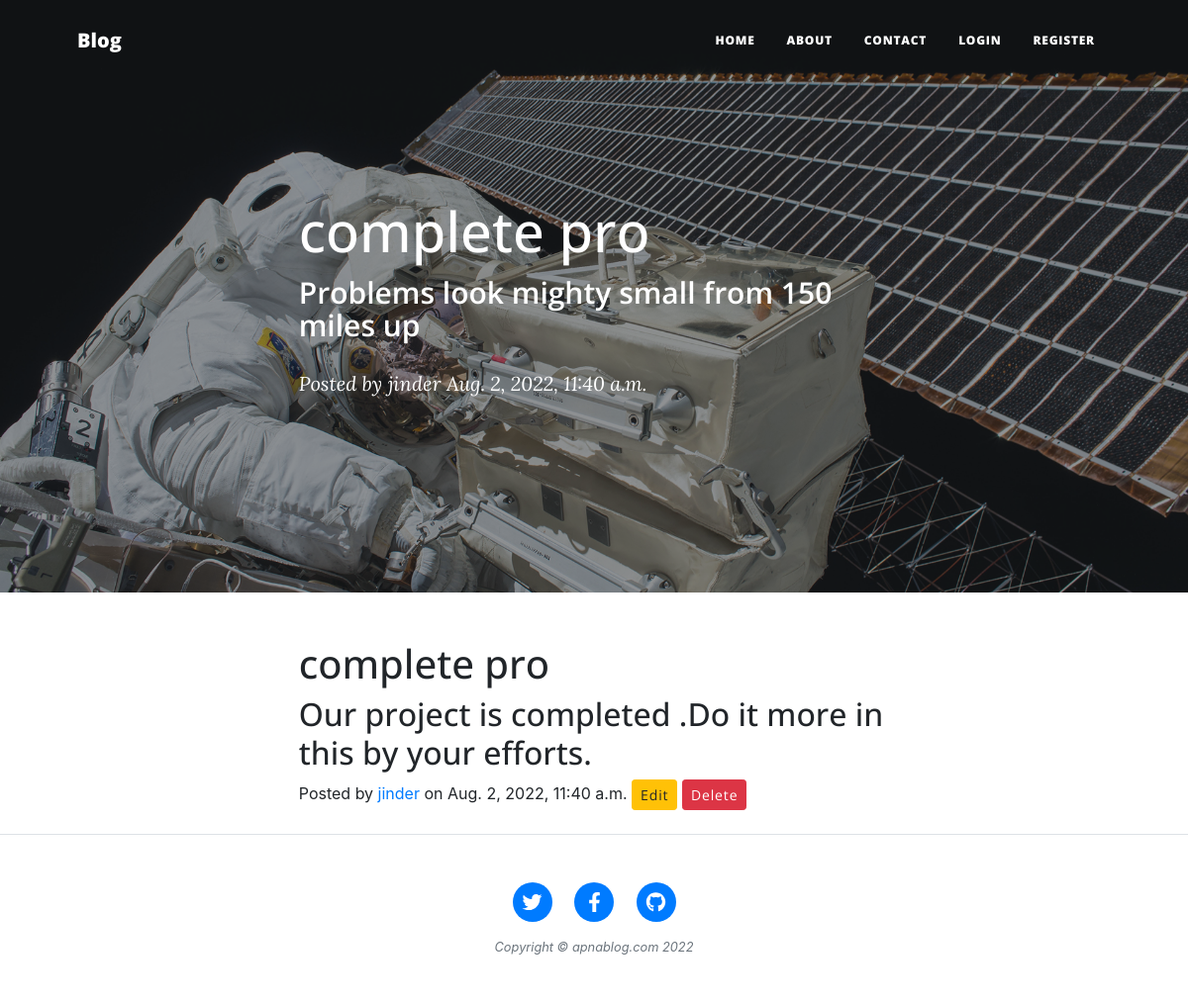
Page /post/7 on the committed database.
### myapp/models.py (models this page shows, shortened)
class Post(models.Model):
	author = models.ForeignKey(settings.AUTH_USER_MODEL, on_delete = models.CASCADE)
	title = models.CharField(max_length = 200)
	text = models.TextField()
	created_date = models.DateTimeField(auto_now_add = True)
	published_date = models.DateTimeField(blank = True, null = True)
	image = models.ImageField(upload_to = "images", null = True)
	def __str__(self):
		return self.title

### myapp/views.py (the view)
# urls.py: path('post/<int:id>', views.post, name = "post"),
def post(request, id):
	post = Post.objects.get(pk = id)
	print(post)
	return render(request, 'post.html', {'post':post})

### myapp/templates/post.html (shortened to what this page needs)
{% load static %}
{% include 'header.html' %}
        <header class="masthead" style="background-image: url('{% static 'assets/img/post-bg.jpg' %}')">
            <div class="container position-relative px-4 px-lg-5">
                <div class="row gx-4 gx-lg-5 justify-content-center">
                    <div class="col-md-10 col-lg-8 col-xl-7">
                        <div class="post-heading">
                            <h1>{{post.title}}</h1>
                            <h2 class="subheading">Problems look mighty small from 150 miles up</h2>
                            <span class="meta">
                                Posted by
                                <a href="#!">{{post.author}}</a>
                                {{post.published_date}}
                            </span>
                        </div>
                    </div>
                </div>
            </div>
        </header>
        <article class="mb-4">
            <div class="container px-4 px-lg-5">
                <div class="row gx-4 gx-lg-5 justify-content-center">
                    <div class="col-md-10 col-lg-8 col-xl-7">
                            <h1>{{post.title}}</h1>
                            <h2>{{post.text}}</h2>
                            <span> Posted by
                                <a href="#!">{{post.author}}</a>
                                on {{post.published_date}}
                            </span>
                            <a href="{% url 'post_edit' post.id %}" class="btn btn-warning btn-sm">Edit</a>
                                <a href="{% url 'post_delete' post.id %}" class="btn btn-danger btn-sm">Delete</a>
                </div>
            </div>
        </article>
       {% include 'footer.html' %}
    </body>
</html>

### rows in the picture
Post: title "complete pro", author "jinder", published_date "Aug. 2, 2022, 11:40 a.m.", text "Our project is completed .Do it more in this by your efforts."
